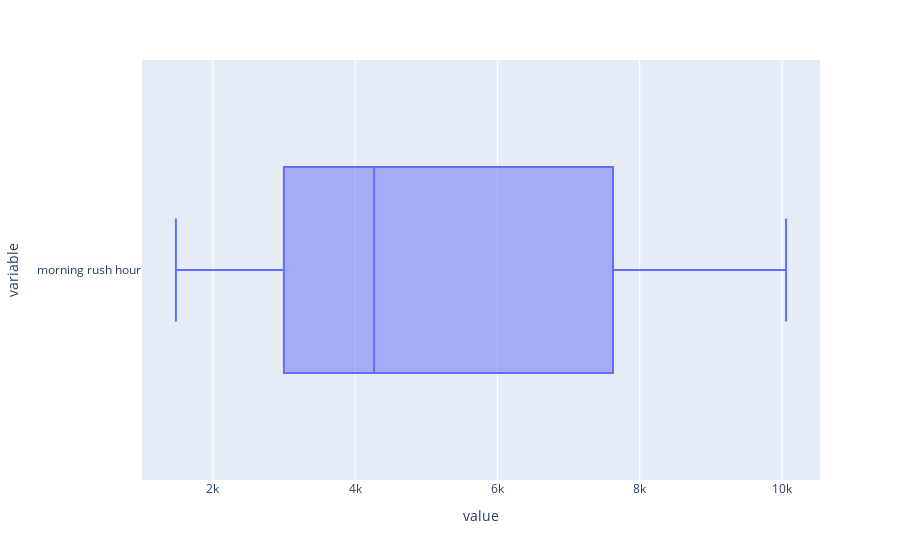

The notebook cell this image was saved under:
### Code cell
px.box(target_test_2, orientation='h')

### Figure 1 — Plotly figure (JSON) as saved in the notebook; plotly's stock layout.template omitted (floating-point values rounded to 4 significant figures)
{"data": [{"alignmentgroup": "True", "hovertemplate": "value=%{x}<br>variable=%{y}<extra></extra>", "legendgroup": "", "marker": {"color": "#636efa"}, "name": "", "notched": false, "offsetgroup": "", "orientation": "h", "showlegend": false, "type": "box", "x": [4266, 8619, 3955, 1657, 10056, 2680, 8344, 5200, 4226, 5462, 1481], "x0": " ", "xaxis": "x", "y": ["morning rush hour", "morning rush hour", "morning rush hour", "morning rush hour", "morning rush hour", "morning rush hour", "morning rush hour", "morning rush hour", "morning rush hour", "morning rush hour", "morning rush hour"], "y0": " ", "yaxis": "y"}], "layout": {"boxmode": "group", "legend": {"tracegroupgap": 0}, "margin": {"t": 60}, "xaxis": {"anchor": "y", "domain": [0, 1], "title": {"text": "value"}}, "yaxis": {"anchor": "x", "domain": [0, 1], "title": {"text": "variable"}}}}
